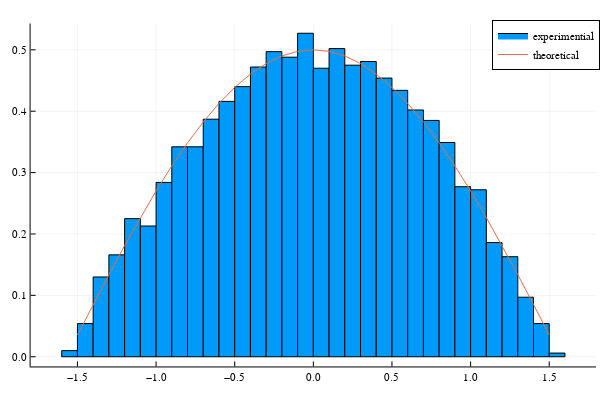

Notebook code cell kept with this figure:
### Markdown cell above
## 6. Transformation Method and Rejection Method Consider the probability distribution function (PDF)

$$
P(x)=A\cos x,\quad -\frac{\pi}2\leq x\leq \frac{\pi}2.
$$

### (a) Obtain the value of $A$.

$$
\begin{aligned}
\int_{-\frac{\pi}2}^{\frac{\pi}2}P(x)dx
&=A\int_{-\frac{\pi}2}^{\frac{\pi}2}\cos x dx\\
&=A\left[\sin{x}\right]_{-\frac{\pi}2}^{\frac{\pi}2} dx\\
1&=2A\\
A&=\frac12
\end{aligned}
$$

### (b) Sample 10,000 random deviates from the above distribution using the transformation method. Plot a histogram of the deviates.

In order to use the transformation method, we should first derive the PDF of $X$

$$
\begin{aligned}
F_X(x) &= \frac12 \int_{-\frac{\pi}2}^{x}\cos{t}dt\\
&=\frac12 (\sin{x}+1).\\
\end{aligned}
$$

Then we get the inverse function the $F_X^{-1}(x)$

$$
F_X^{-1}(u)=\sin^{-1}(2u-1)
$$

The transform formula should be

$$
\begin{aligned}
X&=F_X^{-1}(U)\\
&=\sin^{-1}(2U-1)
\end{aligned}
$$

where $U\sim \mathcal{U}(0,1)$.

### Code cell
Us = rand(Uniform(0,1),10^4)
Xs = @. asin(2Us-1);

histogram(Xs,normalize=:pdf,label="experimential")
xs = -1.5:0.1:1.5
plot!(x->cos(x)/2,xs,label="theoretical")

### Figure 1 — Plotly figure (JSON) as saved in the notebook; plotly's stock layout.template omitted (floating-point values rounded to 4 significant figures)
{"data": [{"fill": "tozeroy", "fillcolor": "rgba(0, 154, 250, 1.000)", "legendgroup": "experimential", "line": {"color": "rgba(0, 0, 0, 1)", "dash": "solid", "width": 1}, "mode": "lines", "name": "experimential", "showlegend": true, "type": "scatter", "x": [-1.6, -1.6, -1.5, -1.5, -1.6, -1.6], "xaxis": "x", "y": [0.01, 0, 0, 0.01, 0.01, 0.01], "yaxis": "y"}, {"fill": "tozeroy", "fillcolor": "rgba(0, 154, 250, 1.000)", "legendgroup": "experimential", "line": {"color": "rgba(0, 0, 0, 1)", "dash": "solid", "width": 1}, "mode": "lines", "name": "experimential", "showlegend": false, "type": "scatter", "x": [-1.5, -1.5, -1.4, -1.4, -1.5, -1.5], "xaxis": "x", "y": [0.054, 0, 0, 0.054, 0.054, 0.054], "yaxis": "y"}, {"fill": "tozeroy", "fillcolor": "rgba(0, 154, 250, 1.000)", "legendgroup": "experimential", "line": {"color": "rgba(0, 0, 0, 1)", "dash": "solid", "width": 1}, "mode": "lines", "name": "experimential", "showlegend": false, "type": "scatter", "x": [-1.4, -1.4, -1.3, -1.3, -1.4, -1.4], "xaxis": "x", "y": [0.13, 0, 0, 0.13, 0.13, 0.13], "yaxis": "y"}, {"fill": "tozeroy", "fillcolor": "rgba(0, 154, 250, 1.000)", "legendgroup": "experimential", "line": {"color": "rgba(0, 0, 0, 1)", "dash": "solid", "width": 1}, "mode": "lines", "name": "experimential", "showlegend": false, "type": "scatter", "x": [-1.3, -1.3, -1.2, -1.2, -1.3, -1.3], "xaxis": "x", "y": [0.166, 0, 0, 0.166, 0.166, 0.166], "yaxis": "y"}, {"fill": "tozeroy", "fillcolor": "rgba(0, 154, 250, 1.000)", "legendgroup": "experimential", "line": {"color": "rgba(0, 0, 0, 1)", "dash": "solid", "width": 1}, "mode": "lines", "name": "experimential", "showlegend": false, "type": "scatter", "x": [-1.2, -1.2, -1.1, -1.1, -1.2, -1.2], "xaxis": "x", "y": [0.225, 0, 0, 0.225, 0.225, 0.225], "yaxis": "y"}, {"fill": "tozeroy", "fillcolor": "rgba(0, 154, 250, 1.000)", "legendgroup": "experimential", "line": {"color": "rgba(0, 0, 0, 1)", "dash": "solid", "width": 1}, "mode": "lines", "name": "experimential", "showlegend": false, "type": "scatter", "x": [-1.1, -1.1, -1, -1, -1.1, -1.1], "xaxis": "x", "y": [0.213, 0, 0, 0.213, 0.213, 0.213], "yaxis": "y"}, {"fill": "tozeroy", "fillcolor": "rgba(0, 154, 250, 1.000)", "legendgroup": "experimential", "line": {"color": "rgba(0, 0, 0, 1)", "dash": "solid", "width": 1}, "mode": "lines", "name": "experimential", "showlegend": false, "type": "scatter", "x": [-1, -1, -0.9, -0.9, -1, -1], "xaxis": "x", "y": [0.284, 0, 0, 0.284, 0.284, 0.284], "yaxis": "y"}, {"fill": "tozeroy", "fillcolor": "rgba(0, 154, 250, 1.000)", "legendgroup": "experimential", "line": {"color": "rgba(0, 0, 0, 1)", "dash": "solid", "width": 1}, "mode": "lines", "name": "experimential", "showlegend": false, "type": "scatter", "x": [-0.9, -0.9, -0.8, -0.8, -0.9, -0.9], "xaxis": "x", "y": [0.342, 0, 0, 0.342, 0.342, 0.342], "yaxis": "y"}, {"fill": "tozeroy", "fillcolor": "rgba(0, 154, 250, 1.000)", "legendgroup": "experimential", "line": {"color": "rgba(0, 0, 0, 1)", "dash": "solid", "width": 1}, "mode": "lines", "name": "experimential", "showlegend": false, "type": "scatter", "x": [-0.8, -0.8, -0.7, -0.7, -0.8, -0.8], "xaxis": "x", "y": [0.342, 0, 0, 0.342, 0.342, 0.342], "yaxis": "y"}, {"fill": "tozeroy", "fillcolor": "rgba(0, 154, 250, 1.000)", "legendgroup": "experimential", "line": {"color": "rgba(0, 0, 0, 1)", "dash": "solid", "width": 1}, "mode": "lines", "name": "experimential", "showlegend": false, "type": "scatter", "x": [-0.7, -0.7, -0.6, -0.6, -0.7, -0.7], "xaxis": "x", "y": [0.387, 0, 0, 0.387, 0.387, 0.387], "yaxis": "y"}, {"fill": "tozeroy", "fillcolor": "rgba(0, 154, 250, 1.000)", "legendgroup": "experimential", "line": {"color": "rgba(0, 0, 0, 1)", "dash": "solid", "width": 1}, "mode": "lines", "name": "experimential", "showlegend": false, "type": "scatter", "x": [-0.6, -0.6, -0.5, -0.5, -0.6, -0.6], "xaxis": "x", "y": [0.416, 0, 0, 0.416, 0.416, 0.416], "yaxis": "y"}, {"fill": "tozeroy", "fillcolor": "rgba(0, 154, 250, 1.000)", "legendgroup": "experimential", "line": {"color": "rgba(0, 0, 0, 1)", "dash": "solid", "width": 1}, "mode": "lines", "name": "experimential", "showlegend": false, "type": "scatter", "x": [-0.5, -0.5, -0.4, -0.4, -0.5, -0.5], "xaxis": "x", "y": [0.44, 0, 0, 0.44, 0.44, 0.44], "yaxis": "y"}, {"fill": "tozeroy", "fillcolor": "rgba(0, 154, 250, 1.000)", "legendgroup": "experimential", "line": {"color": "rgba(0, 0, 0, 1)", "dash": "solid", "width": 1}, "mode": "lines", "name": "experimential", "showlegend": false, "type": "scatter", "x": [-0.4, -0.4, -0.3, -0.3, -0.4, -0.4], "xaxis": "x", "y": [0.472, 0, 0, 0.472, 0.472, 0.472], "yaxis": "y"}, {"fill": "tozeroy", "fillcolor": "rgba(0, 154, 250, 1.000)", "legendgroup": "experimential", "line": {"color": "rgba(0, 0, 0, 1)", "dash": "solid", "width": 1}, "mode": "lines", "name": "experimential", "showlegend": false, "type": "scatter", "x": [-0.3, -0.3, -0.2, -0.2, -0.3, -0.3], "xaxis": "x", "y": [0.497, 0, 0, 0.497, 0.497, 0.497], "yaxis": "y"}, {"fill": "tozeroy", "fillcolor": "rgba(0, 154, 250, 1.000)", "legendgroup": "experimential", "line": {"color": "rgba(0, 0, 0, 1)", "dash": "solid", "width": 1}, "mode": "lines", "name": "experimential", "showlegend": false, "type": "scatter", "x": [-0.2, -0.2, -0.1, -0.1, -0.2, -0.2], "xaxis": "x", "y": [0.488, 0, 0, 0.488, 0.488, 0.488], "yaxis": "y"}, {"fill": "tozeroy", "fillcolor": "rgba(0, 154, 250, 1.000)", "legendgroup": "experimential", "line": {"color": "rgba(0, 0, 0, 1)", "dash": "solid", "width": 1}, "mode": "lines", "name": "experimential", "showlegend": false, "type": "scatter", "x": [-0.1, -0.1, 0, 0, -0.1, -0.1], "xaxis": "x", "y": [0.527, 0, 0, 0.527, 0.527, 0.527], "yaxis": "y"}, {"fill": "tozeroy", "fillcolor": "rgba(0, 154, 250, 1.000)", "legendgroup": "experimential", "line": {"color": "rgba(0, 0, 0, 1)", "dash": "solid", "width": 1}, "mode": "lines", "name": "experimential", "showlegend": false, "type": "scatter", "x": [0, 0, 0.1, 0.1, 0, 0], "xaxis": "x", "y": [0.47, 0, 0, 0.47, 0.47, 0.47], "yaxis": "y"}, {"fill": "tozeroy", "fillcolor": "rgba(0, 154, 250, 1.000)", "legendgroup": "experimential", "line": {"color": "rgba(0, 0, 0, 1)", "dash": "solid", "width": 1}, "mode": "lines", "name": "experimential", "showlegend": false, "type": "scatter", "x": [0.1, 0.1, 0.2, 0.2, 0.1, 0.1], "xaxis": "x", "y": [0.502, 0, 0, 0.502, 0.502, 0.502], "yaxis": "y"}, {"fill": "tozeroy", "fillcolor": "rgba(0, 154, 250, 1.000)", "legendgroup": "experimential", "line": {"color": "rgba(0, 0, 0, 1)", "dash": "solid", "width": 1}, "mode": "lines", "name": "experimential", "showlegend": false, "type": "scatter", "x": [0.2, 0.2, 0.3, 0.3, 0.2, 0.2], "xaxis": "x", "y": [0.475, 0, 0, 0.475, 0.475, 0.475], "yaxis": "y"}, {"fill": "tozeroy", "fillcolor": "rgba(0, 154, 250, 1.000)", "legendgroup": "experimential", "line": {"color": "rgba(0, 0, 0, 1)", "dash": "solid", "width": 1}, "mode": "lines", "name": "experimential", "showlegend": false, "type": "scatter", "x": [0.3, 0.3, 0.4, 0.4, 0.3, 0.3], "xaxis": "x", "y": [0.481, 0, 0, 0.481, 0.481, 0.481], "yaxis": "y"}, {"fill": "tozeroy", "fillcolor": "rgba(0, 154, 250, 1.000)", "legendgroup": "experimential", "line": {"color": "rgba(0, 0, 0, 1)", "dash": "solid", "width": 1}, "mode": "lines", "name": "experimential", "showlegend": false, "type": "scatter", "x": [0.4, 0.4, 0.5, 0.5, 0.4, 0.4], "xaxis": "x", "y": [0.454, 0, 0, 0.454, 0.454, 0.454], "yaxis": "y"}, {"fill": "tozeroy", "fillcolor": "rgba(0, 154, 250, 1.000)", "legendgroup": "experimential", "line": {"color": "rgba(0, 0, 0, 1)", "dash": "solid", "width": 1}, "mode": "lines", "name": "experimential", "showlegend": false, "type": "scatter", "x": [0.5, 0.5, 0.6, 0.6, 0.5, 0.5], "xaxis": "x", "y": [0.434, 0, 0, 0.434, 0.434, 0.434], "yaxis": "y"}, {"fill": "tozeroy", "fillcolor": "rgba(0, 154, 250, 1.000)", "legendgroup": "experimential", "line": {"color": "rgba(0, 0, 0, 1)", "dash": "solid", "width": 1}, "mode": "lines", "name": "experimential", "showlegend": false, "type": "scatter", "x": [0.6, 0.6, 0.7, 0.7, 0.6, 0.6], "xaxis": "x", "y": [0.402, 0, 0, 0.402, 0.402, 0.402], "yaxis": "y"}, {"fill": "tozeroy", "fillcolor": "rgba(0, 154, 250, 1.000)", "legendgroup": "experimential", "line": {"color": "rgba(0, 0, 0, 1)", "dash": "solid", "width": 1}, "mode": "lines", "name": "experimential", "showlegend": false, "type": "scatter", "x": [0.7, 0.7, 0.8, 0.8, 0.7, 0.7], "xaxis": "x", "y": [0.385, 0, 0, 0.385, 0.385, 0.385], "yaxis": "y"}, {"fill": "tozeroy", "fillcolor": "rgba(0, 154, 250, 1.000)", "legendgroup": "experimential", "line": {"color": "rgba(0, 0, 0, 1)", "dash": "solid", "width": 1}, "mode": "lines", "name": "experimential", "showlegend": false, "type": "scatter", "x": [0.8, 0.8, 0.9, 0.9, 0.8, 0.8], "xaxis": "x", "y": [0.349, 0, 0, 0.349, 0.349, 0.349], "yaxis": "y"}, {"fill": "tozeroy", "fillcolor": "rgba(0, 154, 250, 1.000)", "legendgroup": "experimential", "line": {"color": "rgba(0, 0, 0, 1)", "dash": "solid", "width": 1}, "mode": "lines", "name": "experimential", "showlegend": false, "type": "scatter", "x": [0.9, 0.9, 1, 1, 0.9, 0.9], "xaxis": "x", "y": [0.277, 0, 0, 0.277, 0.277, 0.277], "yaxis": "y"}, {"fill": "tozeroy", "fillcolor": "rgba(0, 154, 250, 1.000)", "legendgroup": "experimential", "line": {"color": "rgba(0, 0, 0, 1)", "dash": "solid", "width": 1}, "mode": "lines", "name": "experimential", "showlegend": false, "type": "scatter", "x": [1, 1, 1.1, 1.1, 1, 1], "xaxis": "x", "y": [0.272, 0, 0, 0.272, 0.272, 0.272], "yaxis": "y"}, {"fill": "tozeroy", "fillcolor": "rgba(0, 154, 250, 1.000)", "legendgroup": "experimential", "line": {"color": "rgba(0, 0, 0, 1)", "dash": "solid", "width": 1}, "mode": "lines", "name": "experimential", "showlegend": false, "type": "scatter", "x": [1.1, 1.1, 1.2, 1.2, 1.1, 1.1], "xaxis": "x", "y": [0.186, 0, 0, 0.186, 0.186, 0.186], "yaxis": "y"}, {"fill": "tozeroy", "fillcolor": "rgba(0, 154, 250, 1.000)", "legendgroup": "experimential", "line": {"color": "rgba(0, 0, 0, 1)", "dash": "solid", "width": 1}, "mode": "lines", "name": "experimential", "showlegend": false, "type": "scatter", "x": [1.2, 1.2, 1.3, 1.3, 1.2, 1.2], "xaxis": "x", "y": [0.163, 0, 0, 0.163, 0.163, 0.163], "yaxis": "y"}, {"fill": "tozeroy", "fillcolor": "rgba(0, 154, 250, 1.000)", "legendgroup": "experimential", "line": {"color": "rgba(0, 0, 0, 1)", "dash": "solid", "width": 1}, "mode": "lines", "name": "experimential", "showlegend": false, "type": "scatter", "x": [1.3, 1.3, 1.4, 1.4, 1.3, 1.3], "xaxis": "x", "y": [0.097, 0, 0, 0.097, 0.097, 0.097], "yaxis": "y"}, {"fill": "tozeroy", "fillcolor": "rgba(0, 154, 250, 1.000)", "legendgroup": "experimential", "line": {"color": "rgba(0, 0, 0, 1)", "dash": "solid", "width": 1}, "mode": "lines", "name": "experimential", "showlegend": false, "type": "scatter", "x": [1.4, 1.4, 1.5, 1.5, 1.4, 1.4], "xaxis": "x", "y": [0.054, 0, 0, 0.054, 0.054, 0.054], "yaxis": "y"}, {"fill": "tozeroy", "fillcolor": "rgba(0, 154, 250, 1.000)", "legendgroup": "experimential", "line": {"color": "rgba(0, 0, 0, 1)", "dash": "solid", "width": 1}, "mode": "lines", "name": "experimential", "showlegend": false, "type": "scatter", "x": [1.5, 1.5, 1.6, 1.6, 1.5, 1.5], "xaxis": "x", "y": [0.006, 0, 0, 0.006, 0.006, 0.006], "yaxis": "y"}, {"colorbar": {"len": 0.9525, "title": {"text": ""}, "x": 0.9934, "y": 0.5139}, "legendgroup": "experimential", "marker": {"color": "rgba(0, 154, 250, 0.000)", "line": {"color": "rgba(0, 0, 0, 0)", "width": 1}, "size": 0, "symbol": "circle"}, "mode": "markers", "name": "experimential", "showlegend": false, "type": "scatter", "x": [-1.55, -1.45, -1.35, -1.25, -1.15, -1.05, -0.95, -0.85, -0.75, -0.65, -0.55, -0.45, -0.35, -0.25, -0.15, -0.05, 0.05, 0.15, 0.25, 0.35, 0.45, 0.55, 0.65, 0.75, 0.85, 0.95, 1.05, 1.15, 1.25, 1.35, 1.45, 1.55], "xaxis": "x", "y": [0.01, 0.054, 0.13, 0.166, 0.225, 0.213, 0.284, 0.342, 0.342, 0.387, 0.416, 0.44, 0.472, 0.497, 0.488, 0.527, 0.47, 0.502, 0.475, 0.481, 0.454, 0.434, 0.402, 0.385, 0.349, 0.277, 0.272, 0.186, 0.163, 0.097, 0.054, 0.006], "yaxis": "y"}, {"colorbar": {"len": 0.9525, "title": {"text": ""}, "x": 0.9934, "y": 0.5139}, "legendgroup": "theoretical", "line": {"color": "rgba(227, 111, 71, 1.000)", "dash": "solid", "shape": "linear", "width": 1}, "mode": "lines", "name": "theoretical", "showlegend": true, "type": "scatter", "x": [-1.5, -1.4, -1.3, -1.2, -1.1, -1, -0.9, -0.8, -0.7, -0.6, -0.5, -0.4, -0.3, -0.2, -0.1, 0, 0.1, 0.2, 0.3, 0.4, 0.5, 0.6, 0.7, 0.8, 0.9, 1, 1.1, 1.2, 1.3, 1.4, 1.5], "xaxis": "x", "y": [0.03537, 0.08498, 0.1337, 0.1812, 0.2268, 0.2702, 0.3108, 0.3484, 0.3824, 0.4127, 0.4388, 0.4605, 0.4777, 0.49, 0.4975, 0.5, 0.4975, 0.49, 0.4777, 0.4605, 0.4388, 0.4127, 0.3824, 0.3484, 0.3108, 0.2702, 0.2268, 0.1812, 0.1337, 0.08498, 0.03537], "yaxis": "y"}], "layout": {"annotations": [], "height": 400, "legend": {"bgcolor": "rgba(255, 255, 255, 1.000)", "bordercolor": "rgba(0, 0, 0, 1)", "borderwidth": 1, "font": {"color": "rgba(0, 0, 0, 1)", "family": "sans-serif", "size": 11}, "title": {"font": {"color": "rgba(0, 0, 0, 1)", "family": "sans-serif", "size": 15}, "text": ""}, "tracegroupgap": 0, "traceorder": "normal", "x": 1, "xanchor": "auto", "y": 1, "yanchor": "auto"}, "margin": {"b": 20, "l": 0, "r": 0, "t": 20}, "paper_bgcolor": "rgba(255, 255, 255, 1.000)", "plot_bgcolor": "rgba(255, 255, 255, 1.000)", "showlegend": true, "width": 600, "xaxis": {"anchor": "y", "domain": [0.05101, 0.9934], "gridcolor": "rgba(0, 0, 0, 0.1)", "gridwidth": 0.5, "linecolor": "rgba(0, 0, 0, 1)", "mirror": false, "range": [-1.798, 1.798], "showgrid": true, "showline": true, "showticklabels": true, "tickangle": 0, "tickcolor": "rgb(0, 0, 0)", "tickfont": {"color": "rgba(0, 0, 0, 1)", "family": "sans-serif", "size": 11}, "tickmode": "array", "ticks": "inside", "ticktext": ["−1.5", "−1.0", "−0.5", "0.0", "0.5", "1.0", "1.5"], "tickvals": [-1.5, -1, -0.5, 0, 0.5, 1, 1.5], "title": {"font": {"color": "rgba(0, 0, 0, 1)", "family": "sans-serif", "size": 15}, "text": ""}, "type": "linear", "visible": true, "zeroline": false, "zerolinecolor": "rgba(0, 0, 0, 1)"}, "yaxis": {"anchor": "x", "domain": [0.03762, 0.9902], "gridcolor": "rgba(0, 0, 0, 0.1)", "gridwidth": 0.5, "linecolor": "rgba(0, 0, 0, 1)", "mirror": false, "range": [-0.01581, 0.5428], "showgrid": true, "showline": true, "showticklabels": true, "tickangle": 0, "tickcolor": "rgb(0, 0, 0)", "tickfont": {"color": "rgba(0, 0, 0, 1)", "family": "sans-serif", "size": 11}, "tickmode": "array", "ticks": "inside", "ticktext": ["0.0", "0.1", "0.2", "0.3", "0.4", "0.5"], "tickvals": [0, 0.1, 0.2, 0.3, 0.4, 0.5], "title": {"font": {"color": "rgba(0, 0, 0, 1)", "family": "sans-serif", "size": 15}, "text": ""}, "type": "linear", "visible": true, "zeroline": false, "zerolinecolor": "rgba(0, 0, 0, 1)"}}}
